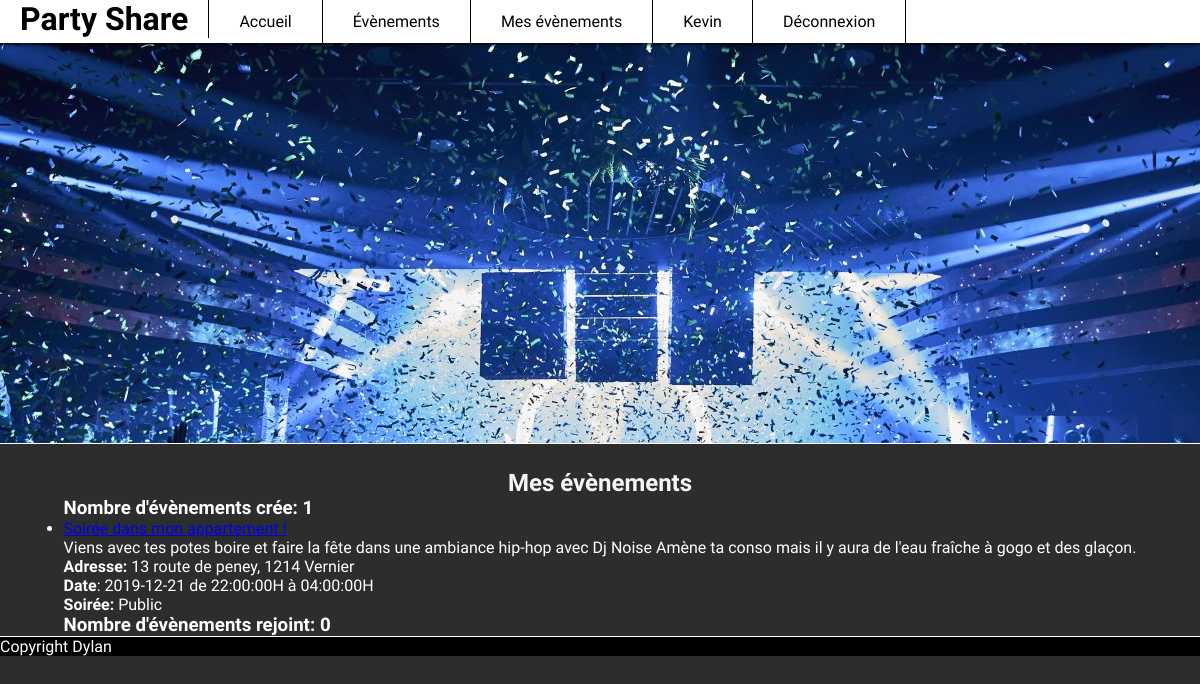
/pages/myEvents.php (signed in), run on the app's committed database.
### tables this page shows
CREATE TABLE `evenements` (
  `IdEvenements` int(11) NOT NULL,
  `Titre` varchar(45) NOT NULL,
  `Description` text NOT NULL,
  `Adresse` varchar(100) NOT NULL,
  `CodePostal` int(5) NOT NULL,
  `Ville` varchar(45) NOT NULL,
  `Date` date NOT NULL,
  `HeureDebut` time NOT NULL,
  `HeureFin` time NOT NULL,
  `Type` enum('Public','Privé') NOT NULL,
  `DateCreation` date NOT NULL,
  `Utilisateurs_idUtilisateur` int(11) NOT NULL
);

### pages/fonction.php (called while the page is built, shortened)
<?php
function VerifierConnection()
{
    if (isset($_SESSION['User']['Email'])) {
        if ($_SESSION['User']['Email'] != "") {
            return true;
        }
    } else
        return false;
}
function AfficherEvenementsCree($idUtilisateur)
{
    global $dbc;
    $req = $dbc->prepare("SELECT *  FROM evenements e  join utilisateurs u WHERE e.Utilisateurs_idUtilisateur= :idUtilisateur and u.IdUtilisateur=:idUtilisateur");
    $req->execute(array('idUtilisateur' => $idUtilisateur));
    return $req->fetchall(PDO::FETCH_ASSOC);
}
function CompterEvenements($idUtilisateur)
{
    global $dbc;
    $req = $dbc->prepare("SELECT count(*) as Count FROM evenements e  join utilisateurs u WHERE e.Utilisateurs_idUtilisateur= :idUtilisateur and u.IdUtilisateur=:idUtilisateur");
    $req->execute(array('idUtilisateur' => $idUtilisateur));
    return $req->fetch(PDO::FETCH_ASSOC);
}
function CompterEvenementsRejoint($idUtilisateur)
{
    global $dbc;
    $req = $dbc->prepare("SELECT count(*) as Count FROM utilisateurs u JOIN participer p WHERE  p.Utilisateurs_idUtilisateur=:idUtilisateur AND p.Utilisateurs_idUtilisateur=u.IdUtilisateur;");
    $req->execute(array('idUtilisateur' => $idUtilisateur));
    return $req->fetch(PDO::FETCH_ASSOC);
}

### pages/myEvents.php (the view, shortened to what this page needs)
<?php
include('./fonction.php');
if (isset($_SESSION['User']['Email'])) {
    $idUtilisateur = $_SESSION['User']['IdUtilisateur'];
}
include '../main/header.php';
include '../main/menu.php';
?>
<div class="coverCadre">
</div>
<div id="topBody"></div>
<div class="uk-container uk-margin">
    <section class="centerFlex">
        <?php
        if (VerifierConnection()) {
            ?>
            <h1>Mes évènements</h1>
            <?php
            $CompteEvenement = CompterEvenements($idUtilisateur);
            $CompterEvenementsRejoint = CompterEvenementsRejoint($idUtilisateur);
            echo '<div id="cadreMyEvents" class="uk-card uk-card-default uk-width-1-2@m"><div class="uk-card-header"> <div class="uk-grid-small uk-flex-middle" uk-grid>   <div class="uk-width-expand"> <h3 class="uk-card-title uk-margin-remove-bottom">';
            echo '</h3>    <p class="uk-text-meta uk-margin-remove-top">';
            echo '</p></div>  </div></div> <div class="uk-card-body">';
            echo "<h3><b>Nombre d'évènements crée: " . $CompteEvenement['Count'], '</b></h3>';
            echo '<ul uk-accordion  class="k-list uk-list-striped">';
            foreach (AfficherEvenementsCree($idUtilisateur) as $AfficherEvenementsCree) {
                echo '<li><a class="uk-accordion-title" href="#">' . $AfficherEvenementsCree['Titre'] . '</a>
                <div class="uk-accordion-content">';
                echo ' <p>' . $AfficherEvenementsCree['Description'] . '  </p>  <p>
                    <b>Adresse:</b> ' . $AfficherEvenementsCree['Adresse'] . ',
        ' . $AfficherEvenementsCree['CodePostal'] . '
        ' . $AfficherEvenementsCree['Ville'] . '
                </p>
                <p>
                    <b>Date</b>: ' . $AfficherEvenementsCree['Date'] . '
                    de ' . $AfficherEvenementsCree['HeureDebut'] . 'H
                à ' . $AfficherEvenementsCree['HeureFin'] . 'H
                </p>
                <p>
                    <b>Soirée:</b> ' . $AfficherEvenementsCree['Type'] . '
                </p>
                <span id="boutonEvenements"><a uk-tooltip="Modifier" href="modifierEvents.php?id=' . $AfficherEvenementsCree['IdEvenements'] . '" uk-icon="icon: pencil"></a><a uk-tooltip="Supprimer" href="#" OnClick="DelComment(' . $AfficherEvenementsCree['IdEvenements'] . ')" uk-icon="icon: close"></a></span>
                </div></li>';
            };
            echo '</ul>';
            echo "<h3><b>Nombre d'évènements rejoint: " . $CompterEvenementsRejoint['Count'] . '</b></h3> ';
            echo '</div><div class="uk-card-footer"> </div></div>';
        } else {
            header('Location: ../index.php');
        }
        ?>
    </section>
</div>
<?php
include '../main/footer.php';
?>
</html>

### css/index.css (style rules this page uses)
* { margin: 0; padding: 0; height: auto; }
body { font-family: 'Marmelad', sans-serif; color: white; background: #2d2d2d; }
h1 { color: #f6f6f6 !important; }
.centerFlex { display: flex; align-items: center; justify-content: center; flex-direction: column; }
.coverCadre { height: 50vh; max-height: 100%; overflow: hidden; border-bottom: 1px solid white; background: url(../images/cover.jpg) no-repeat bottom fixed; }
#topBody { height: 25px; }

### data on the page
evenements: Description "Viens avec tes potes boire et faire la fête dans une ambiance hip-hop avec Dj Noise Amène ta conso mais il y aura de l'eau fraîche à gogo et des glaçon.", Adresse "13 route de peney", CodePostal "1214", Ville "Vernier", Date "2019-12-21", HeureDebut "22:00:00", HeureFin "04:00:00", Type "Public"

### other printed values
$_SESSION['User']['Prenom'] "Kevin"
$CompteEvenement['Count'] "1"
$CompterEvenementsRejoint['Count'] "0"
